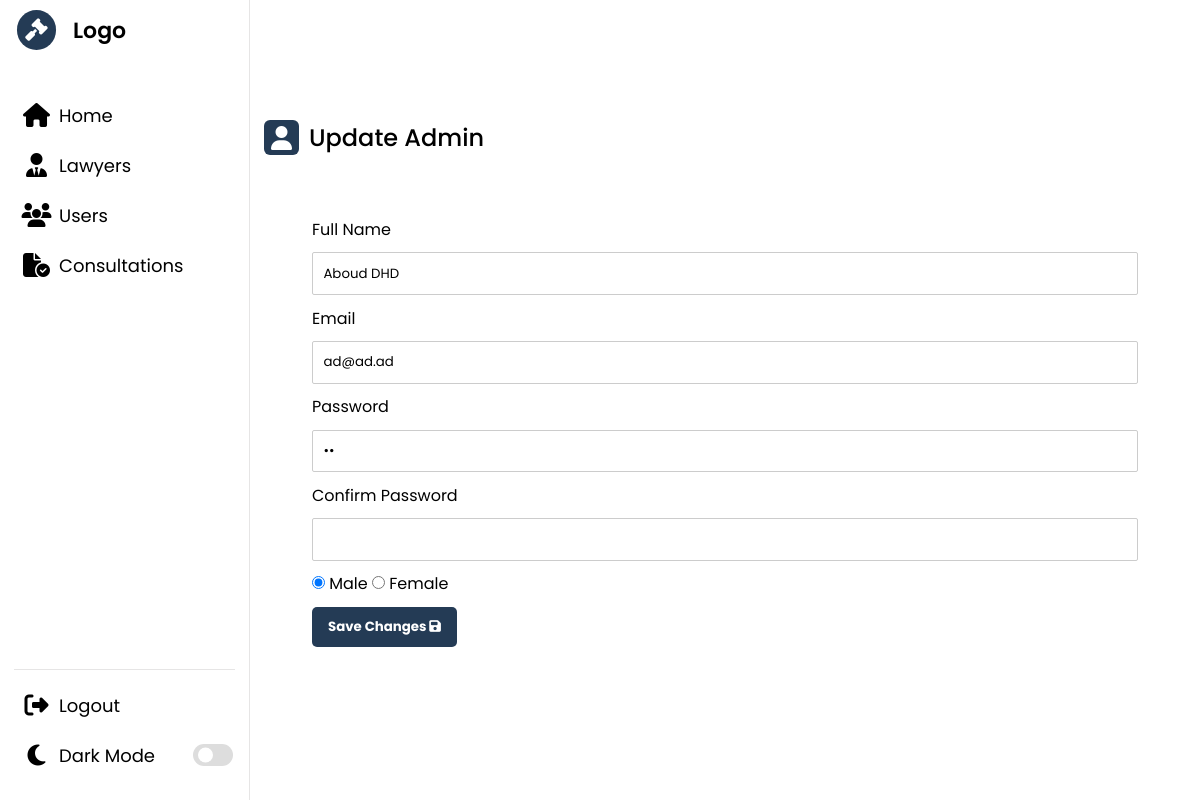
/admin/account.php (signed in), run on an earlier commit of the app's database.
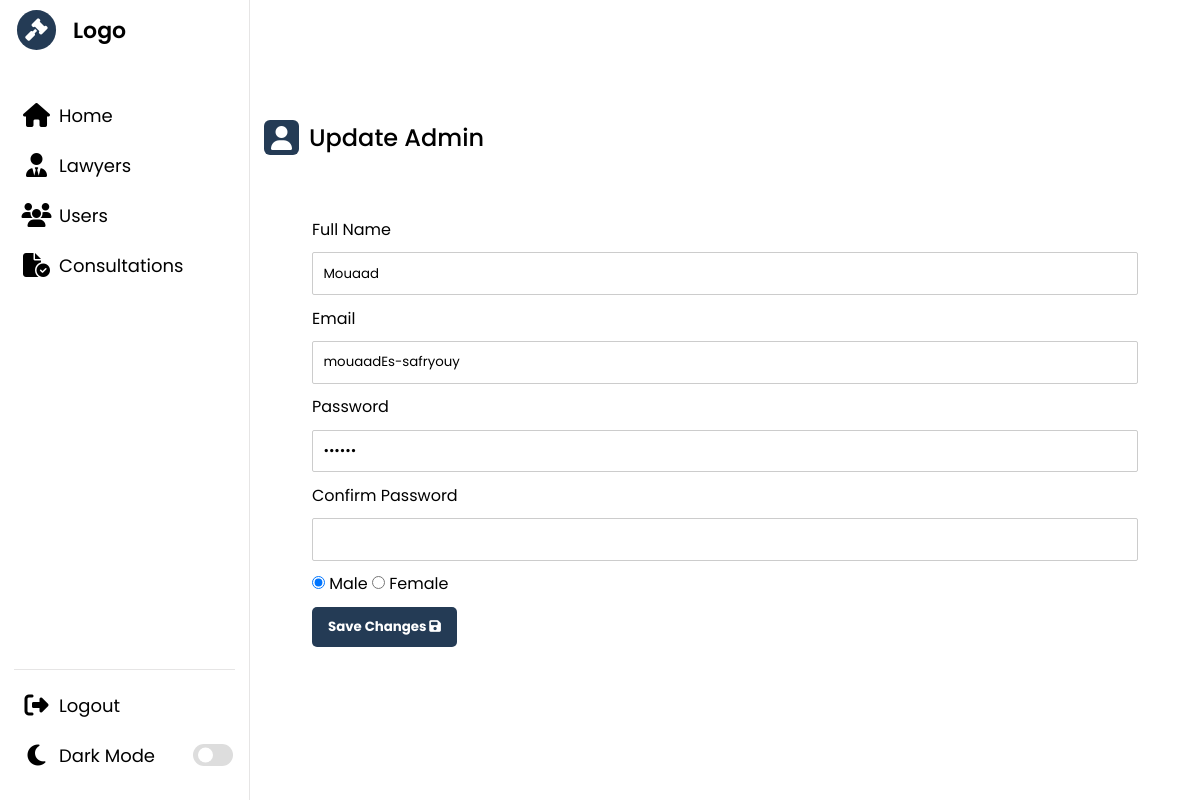
And on a later commit of the database.
### tables this page shows
CREATE TABLE `agenceinfo` (
  `idAg` int(11) NOT NULL,
  `nomAg` varchar(50) NOT NULL,
  `mail` varchar(50) NOT NULL,
  `password` varchar(50) NOT NULL,
  `nomAd` varchar(50) NOT NULL,
  `gender` varchar(50) NOT NULL
);

### admin/account.php (the view, shortened to what this page needs)
<!DOCTYPE html>
<html lang="en">
<head>
    <link rel="stylesheet" href="./style.css" />
    <link rel="stylesheet" href="https://cdnjs.cloudflare.com/ajax/libs/font-awesome/6.2.1/css/all.min.css" />
</head>
<?php
if (isset($_SESSION['loggedAdmin']) && $_SESSION['loggedAdmin'] == true) {
?>
    <body>
        <?php
        include($_SERVER['DOCUMENT_ROOT'] . "/lawyerProject/admin/assets/headerA.php");
        ?>
        <section class="dashboard">
            <div class="dash-content">
                <?php
                $sql = "SELECT * FROM `agenceinfo`;";
                $res = $conn->query($sql);
                $row = $res->fetch_assoc();
                ?>
                <div class="activity">
                    <div class="title">
                        <i class="fa-solid fa-user"></i>
                        <span class="text">Update Admin</span>
                    </div>
                    <form action="https://localhost/lawyerProject/admin/accUpdate.php" method="post" class="form">
                        <label for="fullname">Full Name</label>
                        <input type="text" name="name" id="fullname" value="<?php echo $row['nomAd']; ?>" />
                        <label for="email">Email</label>
                        <input type="email" name="email" id="email" value="<?php echo $row['mail']; ?>" />
                        <label for="psw">Password</label>
                        <input type="password" name="psw" id="psw" value="<?php echo $row['password']; ?>" />
                        <label for="cpsw">Confirm Password</label>
                        <input type="password" name="cpsw" id="cpsw" />
                        <div class="radio-grp">
                            <input type="radio" id="male" name="gender" value="male" <?php if ($row['gender'] == "male") echo "checked"; ?> />
                            <label for="male">Male</label>
                            <input type="radio" id="female" name="gender" value="female" <?php if ($row['gender'] == "female") echo "checked"; ?> />
                            <label for="female">Female</label>
                        </div>
                        <button type="submit" name="submit">
                            Save Changes
                            <i class="fa-solid fa-floppy-disk"></i>
                        </button>
                    </form>
                </div>
            </div>
        </section>
    </body>
<?php
} else {
    header("location:login.php");
}
?>
</html>

What changed in the data, as far as the page shows it:
changed agenceinfo "☑ Male": name "Aboud DHD" → "Mouaad"; email "ad@ad.ad" → "mouaadEs-safryouy"
